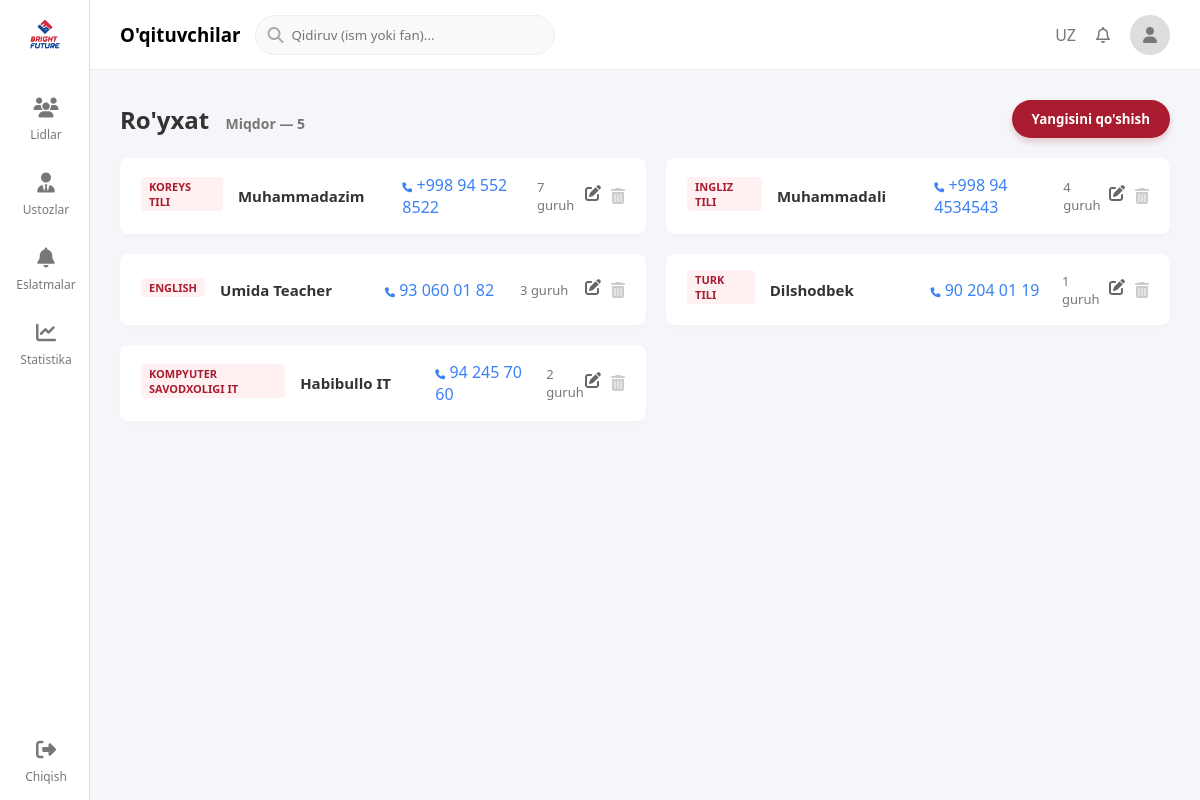
Screenshot of /teachers/ with the database file from the repository.
### myapp/models.py (models this page shows, shortened)
class Teacher(models.Model):
    name = models.CharField(max_length=100)
    subject = models.CharField(max_length=100)
    phone = models.CharField(max_length=20)
    groups_count = models.IntegerField(default=0)

### myapp/views.py (the view)
# urls.py: path('teachers/',teachers_list, name='teachers_list'),
def teachers_list(request):
    teachers = Teacher.objects.all().order_by('-id')
    return render(request, 'home.html', {'teachers': teachers})

### myapp/templates/home.html (shortened to what this page needs)
{% load static %}
<!DOCTYPE html>
<html lang="uz">
<head>
    <link rel="stylesheet" href="https://cdnjs.cloudflare.com/ajax/libs/font-awesome/6.4.0/css/all.min.css">
    <link rel="stylesheet" href="{% static 'css/style.css' %}">
</head>
<body>
  <div class="sidebar">
    <div class="brand">
        <img src="{% static 'img/logo.png' %}" alt="Logo" width="30px">
    </div>
    <a href="{% url 'lids' %}" class="menu-item {% if request.resolver_match.url_name == 'lids' %}active{% endif %}">
        <i class="fa-solid fa-users"></i> <span>Lidlar</span>
    </a>
    <a href="{% url 'home' %}" class="menu-item {% if request.resolver_match.url_name == 'home' %}active{% endif %}">
        <i class="fa-solid fa-user-tie"></i> <span>Ustozlar</span>
    </a>
    <a href="{% url 'notes' %}" class="menu-item {% if request.resolver_match.url_name == 'notes' %}active{% endif %}">
        <i class="fa-solid fa-bell"></i> <span>Eslatmalar</span>
    </a>
    <a href="{% url 'statistics' %}" class="menu-item {% if request.resolver_match.url_name == 'statistics' %}active{% endif %}">
        <i class="fa-solid fa-chart-line"></i> <span>Statistika</span>
    </a>
    <a href="{% url 'logout' %}" class="menu-item" style="margin-top: auto;">
        <i class="fa-solid fa-right-from-bracket"></i> <span>Chiqish</span>
    </a>
</div>
    <div class="main-content">
        <header>
            <div class="header-left">
                <h3>O'qituvchilar</h3>
                <div class="search-box">
                    <i class="fa-solid fa-magnifying-glass"></i>
                    <input type="text" id="searchInput" placeholder="Qidiruv (ism yoki fan)...">
                </div>
            </div>
            <div class="header-right">
                <span>UZ</span>
                <i class="fa-regular fa-bell"></i>
                <div class="profile-img"><i class="fa-solid fa-user"></i></div>
            </div>
        </header>
       <div class="content-body">
    <div class="page-header">
        <div class="page-title">
            <h2>Ro'yxat <span id="count">Miqdor — {{ teachers.count }}</span></h2>
        </div>
        <button class="btn-add" onclick="openAddModal()">Yangisini qo'shish</button>
    </div>
    <div class="teachers-grid" id="teachersList">
        {% for t in teachers %}
        <div class="card" data-name="{{ t.name|lower }}" data-subject="{{ t.subject|lower }}">
            <div class="card-info">
                <div class="t-subject">{{ t.subject|default:'Noaniq' }}</div>
                <div class="t-name">{{ t.name }}</div>
                <div class="t-phone"><i class="fa-solid fa-phone" style="font-size:10px"></i> {{ t.phone }}</div>
                <div class="t-group">{{ t.groups_count }} guruh</div>
            </div>
            <div class="card-actions">
                <i class="fa-solid fa-pen-to-square edit-btn"
                   onclick="openEditModal('{{ t.id }}', '{{ t.name }}', '{{ t.subject }}', '{{ t.phone }}', '{{ t.groups_count }}')" title="Tahrirlash"></i>
                <a href="{% url 'delete_teacher' t.id %}" onclick="return confirm('Ochirishga aminmisiz?')">
                    <i class="fa-solid fa-trash-can del-btn" title="O'chirish"></i>
                </a>
            </div>
        </div>
        {% endfor %}
    </div>
</div>
</body>
</html>

### static/css/style.css (style rules this page uses)
:root { --primary-red: #a91b2e; --bg-light: #f4f6f9; --text-dark: #333; --text-gray: #777; --sidebar-width: 90px; }
* { margin: 0; padding: 0; box-sizing: border-box; font-family: 'Segoe UI', Tahoma, Geneva, Verdana, sans-serif; }
body { display: flex; background-color: var(--bg-light); height: 100vh; overflow: hidden; }
.sidebar { width: var(--sidebar-width); background-color: white; border-right: 1px solid #ddd; display: flex; flex-direction: column; align-items: center; padding-top: 20px; height: 100%; overflow-y: auto; }
.brand { margin-bottom: 30px; font-weight: bold; color: var(--primary-red); font-size: 14px; text-align: center; }
.menu-item { width: 100%; display: flex; flex-direction: column; align-items: center; justify-content: center; padding: 15px 0; color: var(--text-gray); text-decoration: none; font-size: 12px; transition: 0.3s; border-left: 3px solid transparent; cursor: pointer; }
.menu-item i { font-size: 20px; margin-bottom: 8px; }
.main-content { flex: 1; display: flex; flex-direction: column; height: 100%; }
header { height: 70px; background-color: white; display: flex; align-items: center; justify-content: space-between; padding: 0 30px; border-bottom: 1px solid #eee; }
.header-left { display: flex; align-items: center; gap: 15px; }
.search-box { position: relative; }
.search-box input { padding: 10px 15px 10px 35px; border-radius: 20px; border: 1px solid #eee; background-color: #f9f9f9; width: 300px; outline: none; }
.search-box i { position: absolute; left: 12px; top: 50%; transform: translateY(-50%); color: #aaa; }
.header-right { display: flex; align-items: center; gap: 20px; color: var(--text-gray); }
.profile-img { width: 40px; height: 40px; border-radius: 50%; background-color: #ddd; display: flex; align-items: center; justify-content: center; }
.content-body { padding: 30px; overflow-y: auto; flex: 1; }
.page-header { display: flex; justify-content: space-between; align-items: center; margin-bottom: 20px; }
.page-title h2 { font-size: 24px; color: var(--text-dark); }
.page-title span { font-size: 14px; color: var(--text-gray); margin-left: 10px; }
.btn-add { background-color: var(--primary-red); color: white; padding: 10px 20px; border-radius: 20px; text-decoration: none; font-weight: bold; display: flex; align-items: center; gap: 8px; box-shadow: 0 4px 6px rgba(169, 27, 46, 0.2); transition: 0.3s; border: none; }
.teachers-grid { display: grid; grid-template-columns: repeat(2, 1fr); gap: 20px; }
.card { background-color: white; padding: 15px 20px; border-radius: 8px; display: flex; align-items: center; justify-content: space-between; box-shadow: 0 2px 4px rgba(0,0,0,0.02); border: 1px solid transparent; transition: 0.3s; }
.card-info { display: flex; align-items: center; gap: 15px; flex: 1; }
.t-name { font-weight: bold; font-size: 15px; color: var(--text-dark); width: 150px; }
.t-phone { color: #3b82f6; font-weight: 500; width: 120px; }
.t-group { color: var(--text-gray); font-size: 13px; }
.card-actions { color: var(--primary-red); cursor: pointer; }

### myapp/templates/home.html (style rules this page uses)
.t-subject { display: inline-block; background: #fff0f1; color: #a91b2e; padding: 2px 8px; border-radius: 4px; font-size: 11px; font-weight: 700; margin-bottom: 5px; text-transform: uppercase; }
.card-actions { display: flex; gap: 10px; }
.edit-btn { cursor: pointer; color: #666; transition: 0.2s; }
.del-btn { cursor: pointer; color: #ccc; transition: 0.2s; }

### rows the page displays
Teacher: subject "KOREYS TILI", name "Muhammadazim", phone "+998 94 552 8522", groups_count "7"
Teacher: subject "INGLIZ TILI", name "Muhammadali", phone "+998 94 4534543", groups_count "4"
Teacher: subject "ENGLISH", name "Umida Teacher", phone "93 060 01 82", groups_count "3"
Teacher: subject "TURK TILI", name "Dilshodbek", phone "90 204 01 19", groups_count "1"
Teacher: subject "KOMPYUTER SAVODXOLIGI IT", name "Habibullo IT", phone "94 245 70 60", groups_count "2"

### other values shown
{{ teachers.count }} "5"
